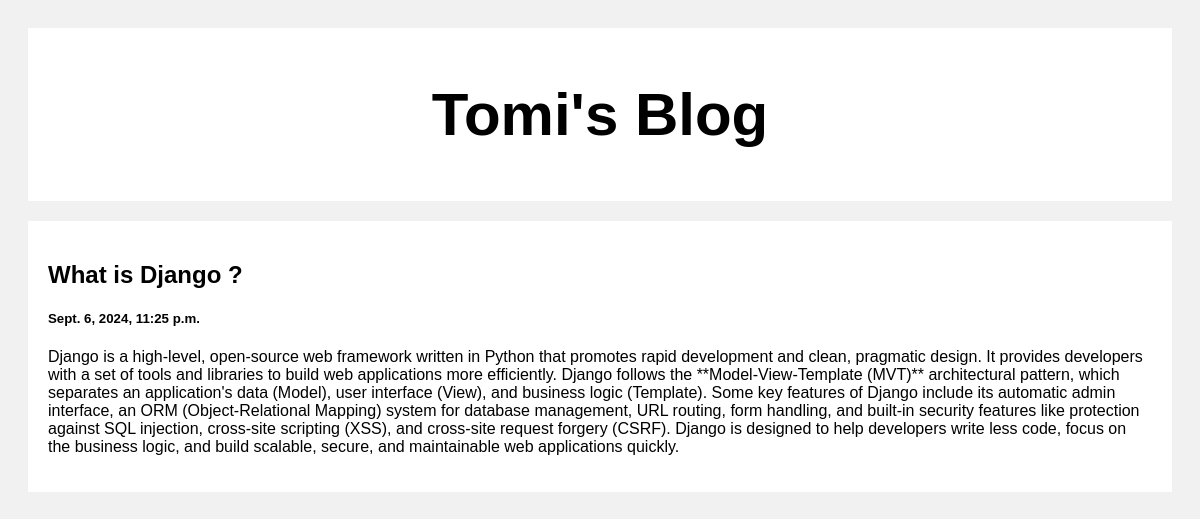
The page /post/5 on the database its author committed.
### posts/models.py (models this page shows)
class Posts(models.Model):
    title = models.CharField(max_length=100)
    body = models.CharField(max_length=100000)
    created_at = models.DateTimeField(default=datetime.now,blank=True)

### posts/views.py (the view)
# urls.py: path('post/<str:pk>', views.post, name='post')
def post(request, pk):
    posts = Posts.objects.get(id=pk)
    return render(request, 'posts.html', {'posts': posts})

### templates/posts.html (shortened to what this page needs)
<!DOCTYPE html>
<html>
<head>
</head>
<body>
<div class="header">
  <h2>Tomi's Blog</h2>
</div>
<div class="row">
  <div class="leftcolumn">
    <div class="card">
        <h2>{{posts.title}}</h2>
        <h5>{{posts.created_at}}</h5>
        <p>{{posts.body}}</p>
    </div>
  </div>
</div>
</body>
</html>

### templates/posts.html (style rules this page uses)
* { box-sizing: border-box; }
body { font-family: Arial; padding: 20px; background: #f1f1f1; }
.header { padding: 2px; font-size: 40px; text-align: center; background: white; }
.leftcolumn { float: left; width: 100%; }
.card { background-color: white; padding: 20px; margin-top: 20px; }
.row:after { content: ""; display: table; clear: both; }

### rows shown on the page
Posts: title "What is Django ?", created_at "Sept. 6, 2024, 11:25 p.m.", body "Django is a high-level, open-source web framework written in Python that promotes rapid development and clean, pragmatic design. It provides developers with a set of tools and libraries to build web applications more efficiently. Django follows the **Model-View-Template (MVT)** architectural pattern, which separates an application's data (Model), user interface (View), and business logic (Template). Some key features of Django include its automatic admin interface, an ORM (Object-Relational Mapping) system for database management, URL routing, form handling, and built-in security features like protection against SQL injection, cross-site scripting (XSS), and cross-site request forgery…"
